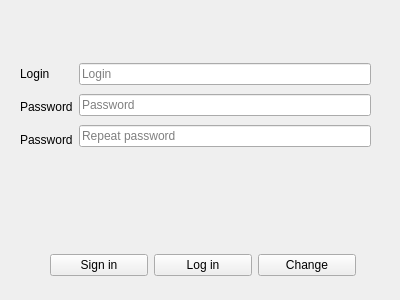
<?xml version="1.0" encoding="UTF-8"?>
<ui version="4.0">
 <class>Auth_form</class>
 <widget class="QWidget" name="Auth_form">
  <property name="geometry">
   <rect>
    <x>0</x>
    <y>0</y>
    <width>400</width>
    <height>300</height>
   </rect>
  </property>
  <property name="windowTitle">
   <string>Form</string>
  </property>
  <widget class="QWidget" name="layoutWidget">
   <property name="geometry">
    <rect>
     <x>50</x>
     <y>250</y>
     <width>306</width>
     <height>31</height>
    </rect>
   </property>
   <layout class="QHBoxLayout" name="horizontalLayout">
    <item>
     <widget class="QPushButton" name="pushButton_reg">
      <property name="text">
       <string>Sign in</string>
      </property>
     </widget>
    </item>
    <item>
     <widget class="QPushButton" name="pushButton_log">
      <property name="text">
       <string>Log in</string>
      </property>
     </widget>
    </item>
    <item>
     <widget class="QPushButton" name="pushButton_change">
      <property name="text">
       <string>Change</string>
      </property>
     </widget>
    </item>
   </layout>
  </widget>
  <widget class="QWidget" name="layoutWidget">
   <property name="geometry">
    <rect>
     <x>20</x>
     <y>60</y>
     <width>351</width>
     <height>93</height>
    </rect>
   </property>
   <layout class="QHBoxLayout" name="horizontalLayout_2">
    <item>
     <layout class="QVBoxLayout" name="verticalLayout_2">
      <item>
       <widget class="QLabel" name="label_log">
        <property name="text">
         <string>Login</string>
        </property>
       </widget>
      </item>
      <item>
       <widget class="QLabel" name="label_pas">
        <property name="text">
         <string>Password</string>
        </property>
       </widget>
      </item>
      <item>
       <widget class="QLabel" name="label_r_pass">
        <property name="text">
         <string>Password</string>
        </property>
       </widget>
      </item>
     </layout>
    </item>
    <item>
     <layout class="QVBoxLayout" name="verticalLayout">
      <item>
       <widget class="QLineEdit" name="lineEdit_login">
        <property name="placeholderText">
         <string>Login</string>
        </property>
       </widget>
      </item>
      <item>
       <widget class="QLineEdit" name="lineEdit_pass">
        <property name="placeholderText">
         <string>Password</string>
        </property>
       </widget>
      </item>
      <item>
       <widget class="QLineEdit" name="lineEdit_r_pass">
        <property name="placeholderText">
         <string>Repeat password</string>
        </property>
       </widget>
      </item>
     </layout>
    </item>
   </layout>
  </widget>
  <widget class="QLabel" name="fails">
   <property name="geometry">
    <rect>
     <x>20</x>
     <y>170</y>
     <width>351</width>
     <height>20</height>
    </rect>
   </property>
   <property name="text">
    <string/>
   </property>
  </widget>
 </widget>
 <resources/>
 <connections/>
</ui>
